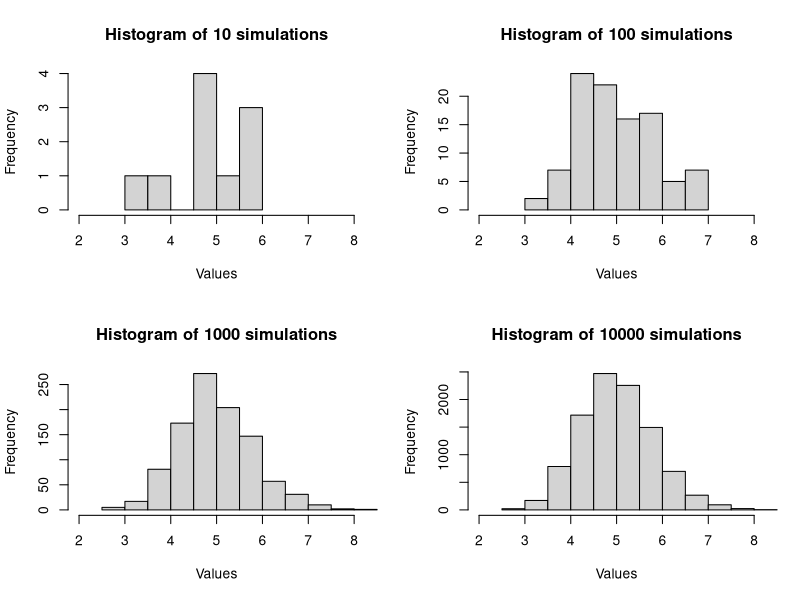
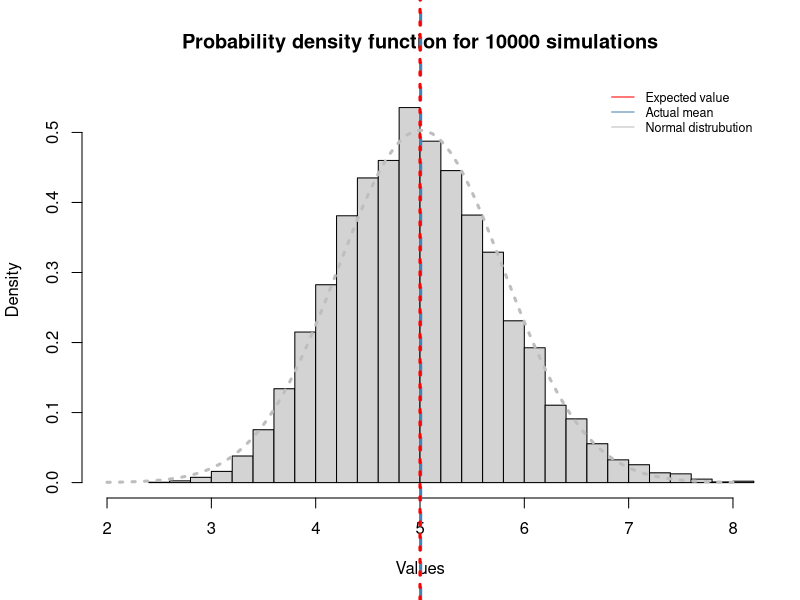
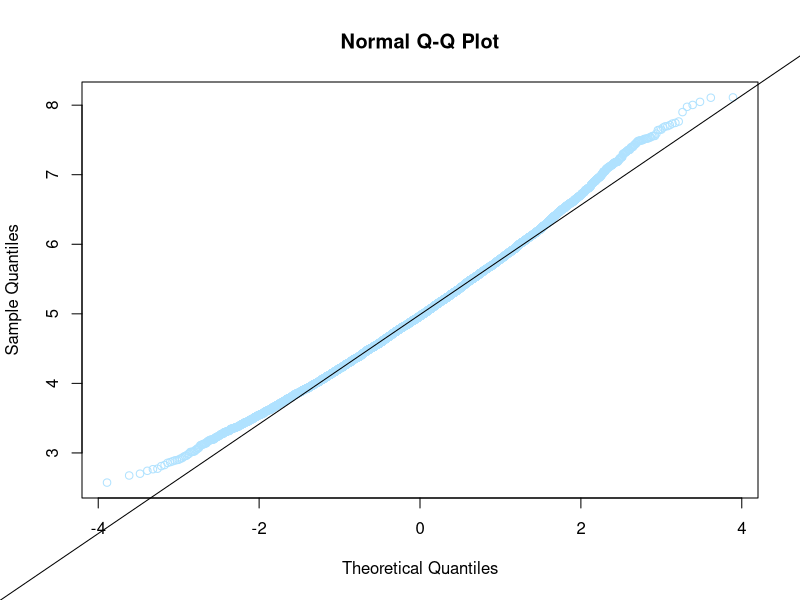
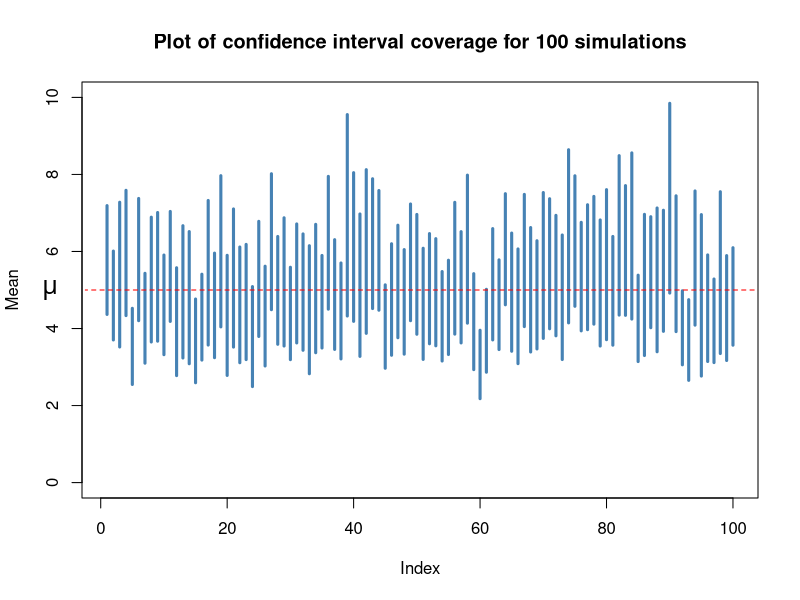

Write the R code that produced these figures, in order.
#+++++++++++++++++++++++++++++++++++++++++++++++++++++++
## 0. Check enviroment
#++++++++++++++++++++++++++++++++++++++++++++++++++++++
#**********************************************************
# Function compruebaPackage 
# Check for a package, install it otherwise and load again
#**********************************************************
compruebaPackage <- function(x) {
  if (!require(x,character.only = TRUE)) {
    install.packages(x,dep=TRUE)
    if(!require(x,character.only = TRUE)) stop("Package not found")
  }
}

# Check for package "knitr"  and "plotrix"
compruebaPackage("knitr")
compruebaPackage("plotrix")


# set the random seed
set.seed(1230)
par(xpd=NA)

# set the experiment values
lambda <- .2; n <- 40

# prepare the device for a 2x2 plot
par(mfrow = c(2,2))

# generate the random variables for these n values
for (no_sim in c(10, 100, 1000, 10000)){
  
  # clear the vectors
  mean_values <- NULL; mean_sds <- NULL
  
  for (i in 1:no_sim){
    # calculate the mean & sd of all the sample means
    values <- rexp(n, lambda)
    means <- mean(values); sds <- sd(values)
    mean_values  <- c(mean_values, means); mean_sds <- c(mean_sds, sds)
  }

  myhist <- hist(mean_values , freq = TRUE, xlim = c(2, 8), 
                 main = paste("Histogram of", no_sim, "simulations"), xlab = "Values")
}
  
# no_sim = 10,000 - histogram of probability density
par(mfrow = c(1,1))
myhist <- hist(mean_values , freq = FALSE, xlim = c(2, 8), ylim = c(0, .55), 
               breaks = 25, main = paste("Probability density function for", no_sim, "simulations"), 
               xlab = "Values")

# calculate the total mean and standard deviation of the aggregated samples
avg <- mean(mean_values)
s <- sd(mean_values)

# plot the average value from the data set
abline(v = avg , col = "steelblue", lwd = 3, lty = 2)

# plot the expected value of an exponential distribution
abline(v = 5, col = "red", lwd = 3, lty = 9)

# plot the theoretical normal distribution for the data set
x <- seq(min(mean_values ), max(mean_values ), length = 100) 
y <- dnorm(x, mean = avg, sd = s)
curve(dnorm(x, mean = avg, sd = s), 
      col = "gray", lwd = 3, lty = 3, add = TRUE)

legend('topright', c("Expected value", "Actual mean", "Normal distrubution"), 
       lty=1, col=c('red', 'steelblue', "gray"), bty='n', cex=.75)


sd(mean_values)
qqnorm(mean_values, col = "lightskyblue1")
qqline(mean_values)

# rerun for no_sim <- 100
no_sim <- 100

mean_values <- NULL; mean_sds <- NULL

for (i in 1:no_sim){
  # calculate the mean & sd of all the sample means
  values <- rexp(n, lambda)
  means <- mean(values); sds <- sd(values)
  mean_values  <- c(mean_values, means); mean_sds <- c(mean_sds, sds)
}
# construct 95% confidence interval for each simulation
upper <- mean_values +  1.96 * (mean_sds/sqrt(n))
lower <- mean_values -  1.96 * (mean_sds/sqrt(n))
sum(lower < 5 & 5 < upper)/no_sim * 100


index <- c(1:no_sim)
# data.frame(index, upper, lower)

plot(index, upper, ylim = c(0, 10), type = "n", xlab = "Index", ylab = "Mean", 
     main = "Plot of confidence interval coverage for 100 simulations")

segments(index, upper, index, lower, col = "steelblue", lwd = 3)
#ablineclip(h = 5, col = "red", lwd = 2, lty = 2)
text(-8, 5, expression(paste("", mu, "")), cex = 1.5)
ablineclip(h=5, x1 = -2.5, lty = 2, col="red")